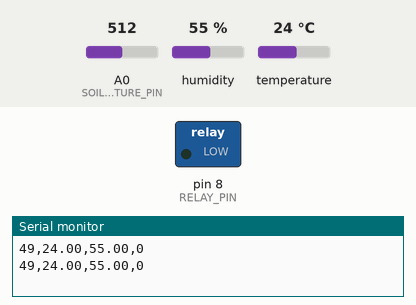
A sketch run on a simulated Arduino Uno, built with avr-gcc and run on an emulated ATmega328P. On the bench: switched loads named in the sketch (green lamp = pin HIGH), the last lines printed to the serial monitor. The inputs (shaded band) are chosen by the test bench; at power-on: A0 (SOIL_MOISTURE_PIN) = 512, humidity 55 %, temperature 24 °C.

Above: at 2.8 s.
2.9 s: A0 (SOIL_MOISTURE_PIN) set to 706
5.6 s: A0 (SOIL_MOISTURE_PIN) set to 733
At 6.8 s:
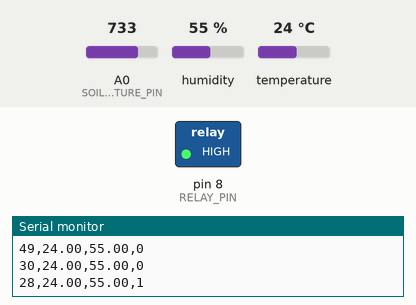
8.3 s: A0 (SOIL_MOISTURE_PIN) set to 716
At 10.5 s:
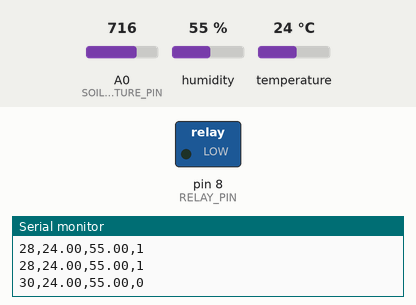
11.6 s: A0 (SOIL_MOISTURE_PIN) set to 900
At 12.9 s:
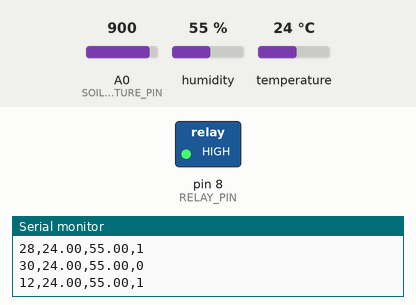
Timing chart, 0 to 14.6 s (numbered marks = the images above; inputs shaded):
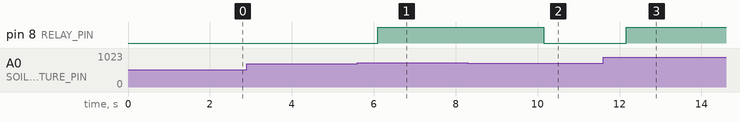

The sketch:

arduino_code.ino
```cpp
#include <DHT.h>

#define DHTPIN 2     // Digital pin connected to the DHT11
#define DHTTYPE DHT11
#define SOIL_MOISTURE_PIN A0
#define RELAY_PIN 8
#define THRESHOLD 300 // Adjust based on your sensor calibration

DHT dht(DHTPIN, DHTTYPE);

void setup() {
  Serial.begin(9600);
  pinMode(RELAY_PIN, OUTPUT);
  digitalWrite(RELAY_PIN, LOW); // Pump OFF initially
  dht.begin();
}

void loop() {
  // Read DHT11
  float h = dht.readHumidity();
  float t = dht.readTemperature();

  // Read Soil Moisture
  int soilMoistureRaw = analogRead(SOIL_MOISTURE_PIN);
  int soilMoisturePercent = map(soilMoistureRaw, 1023, 0, 0, 100);

  bool pumpOn = false;

  // Irrigation Logic
  if (soilMoisturePercent < 30) {
    digitalWrite(RELAY_PIN, HIGH);
    pumpOn = true;
  } else {
    digitalWrite(RELAY_PIN, LOW);
    pumpOn = false;
  }

  // Send data to Serial: moisture,temp,humidity,pumpStatus
  Serial.print(soilMoisturePercent);
  Serial.print(",");
  Serial.print(t);
  Serial.print(",");
  Serial.print(h);
  Serial.print(",");
  Serial.println(pumpOn ? 1 : 0);

  delay(2000); // Wait for sensors
}
```

Measured:
- the behaviour switches between 716 and 717 on A0 (SOIL_MOISTURE_PIN) (found by bisection; images 0 and 1)
- after the input at 5.6 s, pin 8 (RELAY_PIN): LOW → HIGH after 0.50 s
- after the input at 8.3 s, pin 8 (RELAY_PIN): HIGH → LOW after 1.8 s
- after the input at 11.6 s, pin 8 (RELAY_PIN): LOW → HIGH after 0.57 s
